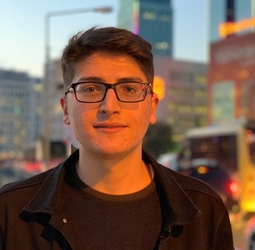
#> input picture Lesson_3_variablescopes_classes_demos/opencv_face_recognition/pp125x125.jpg, 255 x 250 px, found by its file name
$ jupyter execute opencv_face_recognition.ipynb
#> lines starting #> are read from the running program, lines starting #| are printed output that depends on the picture; after the words box and inside, x2 and y2 are one past the last pixel; in counts of white or black regions, pixels touching at a corner belong together
[cell 1]
import cv2
import sys

imagePath = "C:/Users/alper/3FaceRecognition/pp125x125.jpg"
cascPath = "C:/Users/alper/3FaceRecognition/haarcascade_frontalface_default.xml"

[cell 2]
# Read the image
image = cv2.imread(imagePath)
#> image is the input picture: shape (250, 255, 3); mean B, G, R 80.7, 95.3, 120.4
gray = cv2.cvtColor(image, cv2.COLOR_BGR2GRAY)
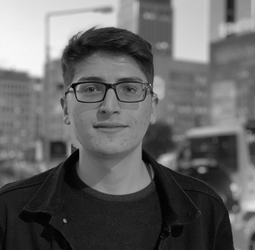
#> gray: shape (250, 255); min 2, max 248, mean 101.1

# Create the haar cascade
faceCascade = cv2.CascadeClassifier(cascPath)

# Detect faces in the image
faces = faceCascade.detectMultiScale(
    gray,
    scaleFactor=1.1,
    minNeighbors=5,
    minSize=(30, 30),
    flags = cv2.CASCADE_SCALE_IMAGE
)
#> faces = [[55, 48, 107, 107]]

print("Found {0} faces!".format(len(faces)))
#| Found 1 faces!

# Draw a rectangle around the faces
for (x, y, w, h) in faces:
    cv2.rectangle(image, (x, y), (x+w, y+h), (0, 255, 0), 2)
#> this loop made 1 pass
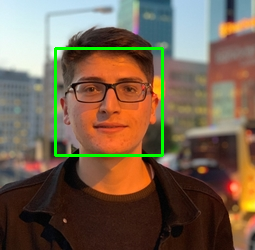
#> image: shape (250, 255, 3); 2.01% of pixels changed, all inside (x1, y1, x2, y2) = (54, 47, 164, 157)

cv2.imshow("Faces found", image)
cv2.waitKey(0)
#> Out = 27
